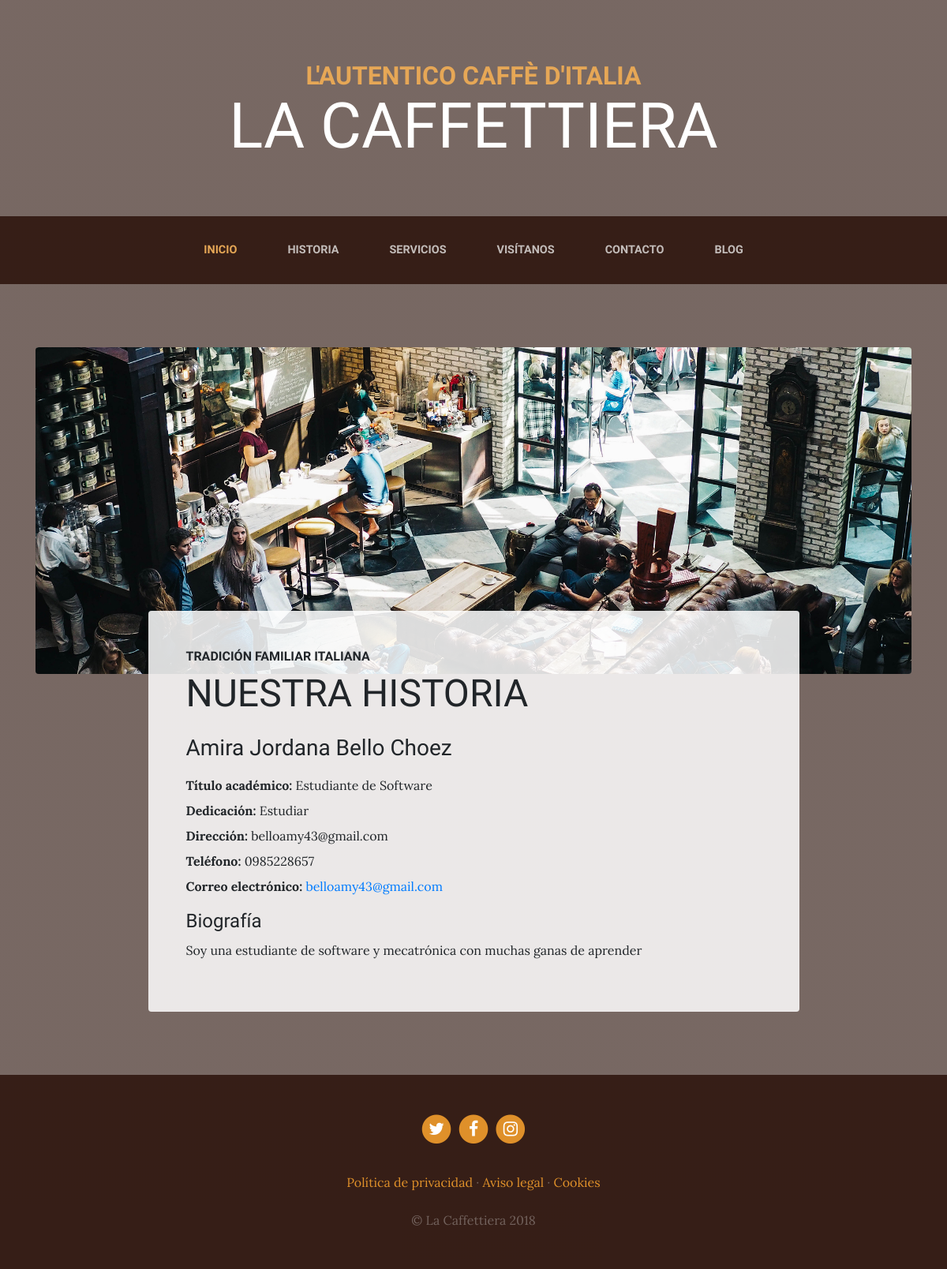
The page /about/ on the database its author committed.
### core/models.py (models this page shows, shortened)
class Persona(models.Model):
    nombres = models.CharField(max_length=100, verbose_name="Nombres")
    apellidos = models.CharField(max_length=100, verbose_name="Apellidos")
    direccion = models.CharField(max_length=255, verbose_name="Dirección")
    telefono = models.CharField(max_length=20, verbose_name="Teléfono")
    titulo_academico = models.CharField(max_length=150, verbose_name="Título académico")
    biografia = models.TextField(verbose_name="Biografía")
    correo_electronico = models.EmailField(verbose_name="Correo electrónico")
    dedicacion = models.CharField(max_length=150, verbose_name="Dedicación")
    class Meta:
        verbose_name = "persona"
        verbose_name_plural = "personas"

### core/views.py (the view)
# urls.py: path("about/", views.about, name="about"),
def about(request):
    persona = Persona.objects.first()
    return render(request, 'core/about.html', {'persona': persona})

### core/templates/core/about.html (shortened to what this page needs)
{% extends 'core/base.html' %}
{% load static %}
{% block content %}
    <section class="page-section about-heading">
      <div class="container">
        <img class="img-fluid rounded about-heading-img mb-3 mb-lg-0" src="{% static 'core/img/about.jpg' %}" alt="">
        <div class="about-heading-content">
          <div class="row">
            <div class="col-xl-9 col-lg-10 mx-auto">
              <div class="bg-faded rounded p-5">
                <h2 class="section-heading mb-4">
                  <span class="section-heading-upper">Tradición familiar italiana</span>
                  <span class="section-heading-lower">Nuestra historia</span>
                </h2>
                {% if persona %}
                  <h3 class="mb-3">{{ persona.nombres }} {{ persona.apellidos }}</h3>
                  <p class="mb-1"><strong>Título académico:</strong> {{ persona.titulo_academico }}</p>
                  <p class="mb-1"><strong>Dedicación:</strong> {{ persona.dedicacion }}</p>
                  <p class="mb-1"><strong>Dirección:</strong> {{ persona.direccion }}</p>
                  <p class="mb-1"><strong>Teléfono:</strong> {{ persona.telefono }}</p>
                  <p class="mb-3"><strong>Correo electrónico:</strong> <a href="mailto:{{ persona.correo_electronico }}">{{ persona.correo_electronico }}</a></p>
                  <h4>Biografía</h4>
                  <p>{{ persona.biografia|linebreaksbr }}</p>
                {% else %}
                  <p>Aún no se han cargado los datos de la persona. Ingresa al administrador de Django para crearlos.</p>
                {% endif %}
              </div>
            </div>
          </div>
        </div>
      </div>
    </section>
{% endblock %}

### core/static/core/css/business-casual.css (style rules this page uses)
body { font-family: 'Lora'; background: linear-gradient(rgba(47, 23, 15, 0.65), rgba(47, 23, 15, 0.65)), url("../img/bg.jpg"); background-attachment: fixed; background-position: center; background-size: cover; }
h1, h2, h3, h4, h5, h6 { font-family: 'Raleway'; }
p { line-height: 1.75; }
.page-section { margin-top: 5rem; margin-bottom: 5rem; }
.section-heading { text-transform: uppercase; }
.section-heading .section-heading-upper { display: block; font-size: 1rem; font-weight: 800; padding-bottom:.5rem; }
.section-heading .section-heading-lower { display: block; font-size: 3rem; font-weight: 100; }
.bg-faded { background-color: rgba(255, 255, 255, 0.85); }
@media (min-width: 992px) { .about-heading .about-heading-img { position: relative; z-index: 0; } }
@media (min-width: 992px) { .about-heading .about-heading-content { margin-top: -5rem; position: relative; z-index: 1; } }

### rows shown on the page
Persona: nombres "Amira Jordana", apellidos "Bello Choez", titulo_academico "Estudiante de Software", dedicacion "Estudiar", direccion "belloamy43@gmail.com", telefono "0985228657", correo_electronico "belloamy43@gmail.com", biografia "Soy una estudiante de software y mecatrónica con muchas ganas de aprender"
